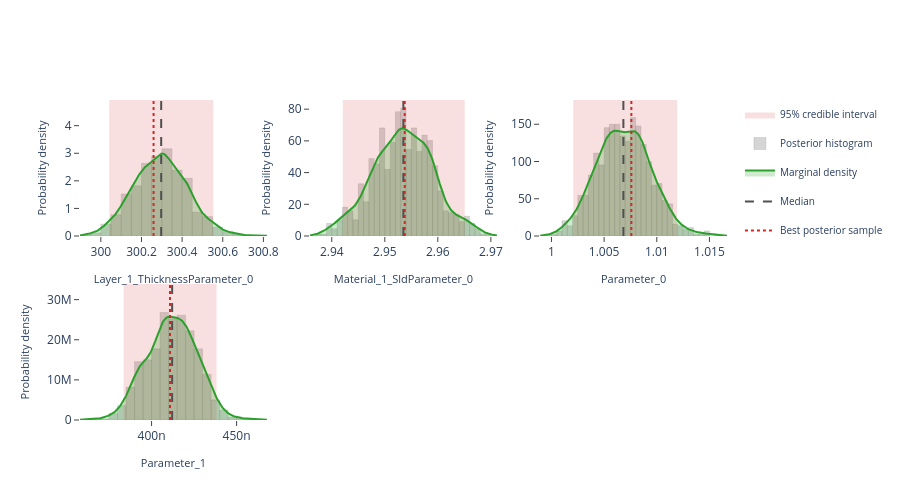

Notebook source saved alongside this figure:
### Markdown cell above
## Interactive posterior plots

The next three cells render the same Plotly figures that are shown on the
Bayesian Posterior tab of the EasyReflectometryApp:

* **Marginals** — per-parameter distribution: histogram + smooth KDE marginal,
  shaded 95% credible interval, and median / best-sample lines
  (`plot_distribution` or `posterior.distribution()`)
* **Corner plot** — pairwise marginals + 2-D contours + scatter (`plot_corner`)
* **Traces** — per-chain trace + marginal histogram (`plot_trace`)

The standalone helpers are called with ``return_figure=True`` so they return a
Plotly ``Figure`` that we render in the notebook with ``fig.show()``; the
``PosteriorResults`` methods return the figure directly.

### Code cell
# ---- Marginal posterior distributions ---------------------------------------
# One panel per free parameter, each overlaying the posterior histogram, a
# smooth Gaussian-KDE marginal, the shaded 95% credible interval, and the
# median / best-sample reference lines.  Mirrors the "Marginals" sub-tab in
# the EasyReflectometryApp.

# The PosteriorResults method passes ``logp`` through automatically so the
# best posterior sample (MAP) line is drawn:
fig = posterior.distribution()
fig.show()

# Standalone equivalent (pass ``logp`` to get the best-sample line):
# fig = plot_distribution(
#     posterior.draws,
#     posterior.param_names,
#     logp=posterior.logp,
#     return_figure=True,
# )
# fig.show()

### Figure 1 — Plotly figure (JSON) as saved in the notebook; plotly's stock layout.template omitted (floating-point values rounded to 4 significant figures; data arrays with more than 128 entries replaced by an {"elided": "..."} marker saying what was removed)
{"data": [{"fill": "toself", "fillcolor": "rgba(214, 39, 40, 0.14)", "hoverinfo": "skip", "legendgroup": "95% credible interval", "line": {"color": "rgba(214, 39, 40, 0.14)", "width": 0}, "mode": "lines", "name": "95% credible interval", "showlegend": true, "type": "scatter", "x": [300.0, 300.6, 300.6, 300.0, 300.0], "xaxis": "x", "y": [0.0, 0.0, 4.931, 4.931, 0.0], "yaxis": "y"}, {"histnorm": "probability density", "hovertemplate": "sample=%{x:.4f}<br>density: %{y:.2f}<extra></extra>", "legendgroup": "histogram", "marker": {"color": "rgba(120, 120, 120, 0.38)", "line": {"color": "rgba(120, 120, 120, 0.24)", "width": 1}}, "name": "Posterior histogram", "nbinsx": 40, "opacity": 0.82, "showlegend": true, "type": "histogram", "x": {"elided": "880 float values"}, "xaxis": "x", "yaxis": "y"}, {"fill": "tozeroy", "fillcolor": "rgba(44, 160, 44, 0.22)", "hovertemplate": "Layer_1_ThicknessParameter_0: %{x:.4f}<br>density: %{y:.4f}<extra></extra>", "legendgroup": "marginal", "line": {"color": "rgb(44, 160, 44)", "width": 2}, "mode": "lines", "name": "Marginal density", "showlegend": true, "type": "scatter", "x": {"elided": "256 float values"}, "xaxis": "x", "y": {"elided": "256 float values"}, "yaxis": "y"}, {"hovertemplate": "Median: %{x:.4f}<extra></extra>", "legendgroup": "Median", "line": {"color": "rgb(80, 80, 80)", "dash": "dash", "width": 2}, "mode": "lines", "name": "Median", "showlegend": true, "type": "scatter", "x": [300.3, 300.3], "xaxis": "x", "y": [0.0, 4.931], "yaxis": "y"}, {"hovertemplate": "Best posterior sample: %{x:.4f}<extra></extra>", "legendgroup": "Best posterior sample", "line": {"color": "rgb(214, 39, 40)", "dash": "dot", "width": 2}, "mode": "lines", "name": "Best posterior sample", "showlegend": true, "type": "scatter", "x": [300.3, 300.3], "xaxis": "x", "y": [0.0, 4.931], "yaxis": "y"}, {"fill": "toself", "fillcolor": "rgba(214, 39, 40, 0.14)", "hoverinfo": "skip", "legendgroup": "95% credible interval", "line": {"color": "rgba(214, 39, 40, 0.14)", "width": 0}, "mode": "lines", "name": "95% credible interval", "showlegend": false, "type": "scatter", "x": [2.942, 2.965, 2.965, 2.942, 2.942], "xaxis": "x2", "y": [0.0, 0.0, 85.79, 85.79, 0.0], "yaxis": "y2"}, {"histnorm": "probability density", "hovertemplate": "sample=%{x:.4f}<br>density: %{y:.2f}<extra></extra>", "legendgroup": "histogram", "marker": {"color": "rgba(120, 120, 120, 0.38)", "line": {"color": "rgba(120, 120, 120, 0.24)", "width": 1}}, "name": "Posterior histogram", "nbinsx": 40, "opacity": 0.82, "showlegend": false, "type": "histogram", "x": {"elided": "880 float values"}, "xaxis": "x2", "yaxis": "y2"}, {"fill": "tozeroy", "fillcolor": "rgba(44, 160, 44, 0.22)", "hovertemplate": "Material_1_SldParameter_0: %{x:.4f}<br>density: %{y:.4f}<extra></extra>", "legendgroup": "marginal", "line": {"color": "rgb(44, 160, 44)", "width": 2}, "mode": "lines", "name": "Marginal density", "showlegend": false, "type": "scatter", "x": {"elided": "256 float values"}, "xaxis": "x2", "y": {"elided": "256 float values"}, "yaxis": "y2"}, {"hovertemplate": "Median: %{x:.4f}<extra></extra>", "legendgroup": "Median", "line": {"color": "rgb(80, 80, 80)", "dash": "dash", "width": 2}, "mode": "lines", "name": "Median", "showlegend": false, "type": "scatter", "x": [2.954, 2.954], "xaxis": "x2", "y": [0.0, 85.79], "yaxis": "y2"}, {"hovertemplate": "Best posterior sample: %{x:.4f}<extra></extra>", "legendgroup": "Best posterior sample", "line": {"color": "rgb(214, 39, 40)", "dash": "dot", "width": 2}, "mode": "lines", "name": "Best posterior sample", "showlegend": false, "type": "scatter", "x": [2.954, 2.954], "xaxis": "x2", "y": [0.0, 85.79], "yaxis": "y2"}, {"fill": "toself", "fillcolor": "rgba(214, 39, 40, 0.14)", "hoverinfo": "skip", "legendgroup": "95% credible interval", "line": {"color": "rgba(214, 39, 40, 0.14)", "width": 0}, "mode": "lines", "name": "95% credible interval", "showlegend": false, "type": "scatter", "x": [1.002, 1.012, 1.012, 1.002, 1.002], "xaxis": "x3", "y": [0.0, 0.0, 182.6, 182.6, 0.0], "yaxis": "y3"}, {"histnorm": "probability density", "hovertemplate": "sample=%{x:.4f}<br>density: %{y:.2f}<extra></extra>", "legendgroup": "histogram", "marker": {"color": "rgba(120, 120, 120, 0.38)", "line": {"color": "rgba(120, 120, 120, 0.24)", "width": 1}}, "name": "Posterior histogram", "nbinsx": 40, "opacity": 0.82, "showlegend": false, "type": "histogram", "x": {"elided": "880 float values"}, "xaxis": "x3", "yaxis": "y3"}, {"fill": "tozeroy", "fillcolor": "rgba(44, 160, 44, 0.22)", "hovertemplate": "Parameter_0: %{x:.4f}<br>density: %{y:.4f}<extra></extra>", "legendgroup": "marginal", "line": {"color": "rgb(44, 160, 44)", "width": 2}, "mode": "lines", "name": "Marginal density", "showlegend": false, "type": "scatter", "x": {"elided": "256 float values"}, "xaxis": "x3", "y": {"elided": "256 float values"}, "yaxis": "y3"}, {"hovertemplate": "Median: %{x:.4f}<extra></extra>", "legendgroup": "Median", "line": {"color": "rgb(80, 80, 80)", "dash": "dash", "width": 2}, "mode": "lines", "name": "Median", "showlegend": false, "type": "scatter", "x": [1.007, 1.007], "xaxis": "x3", "y": [0.0, 182.6], "yaxis": "y3"}, {"hovertemplate": "Best posterior sample: %{x:.4f}<extra></extra>", "legendgroup": "Best posterior sample", "line": {"color": "rgb(214, 39, 40)", "dash": "dot", "width": 2}, "mode": "lines", "name": "Best posterior sample", "showlegend": false, "type": "scatter", "x": [1.008, 1.008], "xaxis": "x3", "y": [0.0, 182.6], "yaxis": "y3"}, {"fill": "toself", "fillcolor": "rgba(214, 39, 40, 0.14)", "hoverinfo": "skip", "legendgroup": "95% credible interval", "line": {"color": "rgba(214, 39, 40, 0.14)", "width": 0}, "mode": "lines", "name": "95% credible interval", "showlegend": false, "type": "scatter", "x": [3.835e-07, 4.382e-07, 4.382e-07, 3.835e-07, 3.835e-07], "xaxis": "x4", "y": [0.0, 0.0, 33900000.0, 33900000.0, 0.0], "yaxis": "y4"}, {"histnorm": "probability density", "hovertemplate": "sample=%{x:.4f}<br>density: %{y:.2f}<extra></extra>", "legendgroup": "histogram", "marker": {"color": "rgba(120, 120, 120, 0.38)", "line": {"color": "rgba(120, 120, 120, 0.24)", "width": 1}}, "name": "Posterior histogram", "nbinsx": 40, "opacity": 0.82, "showlegend": false, "type": "histogram", "x": {"elided": "880 float values"}, "xaxis": "x4", "yaxis": "y4"}, {"fill": "tozeroy", "fillcolor": "rgba(44, 160, 44, 0.22)", "hovertemplate": "Parameter_1: %{x:.4f}<br>density: %{y:.4f}<extra></extra>", "legendgroup": "marginal", "line": {"color": "rgb(44, 160, 44)", "width": 2}, "mode": "lines", "name": "Marginal density", "showlegend": false, "type": "scatter", "x": {"elided": "256 float values"}, "xaxis": "x4", "y": {"elided": "256 float values"}, "yaxis": "y4"}, {"hovertemplate": "Median: %{x:.4f}<extra></extra>", "legendgroup": "Median", "line": {"color": "rgb(80, 80, 80)", "dash": "dash", "width": 2}, "mode": "lines", "name": "Median", "showlegend": false, "type": "scatter", "x": [4.121e-07, 4.121e-07], "xaxis": "x4", "y": [0.0, 33900000.0], "yaxis": "y4"}, {"hovertemplate": "Best posterior sample: %{x:.4f}<extra></extra>", "legendgroup": "Best posterior sample", "line": {"color": "rgb(214, 39, 40)", "dash": "dot", "width": 2}, "mode": "lines", "name": "Best posterior sample", "showlegend": false, "type": "scatter", "x": [4.108e-07, 4.108e-07], "xaxis": "x4", "y": [0.0, 33900000.0], "yaxis": "y4"}], "layout": {"barmode": "overlay", "height": 500, "legend": {"font": {"size": 10}}, "plot_bgcolor": "white", "showlegend": true, "xaxis": {"anchor": "y", "domain": [0.0, 0.2889], "range": [299.9, 300.8], "showgrid": false, "ticks": "outside", "title": {"font": {"size": 11}, "text": "Layer_1_ThicknessParameter_0"}, "zeroline": false}, "xaxis2": {"anchor": "y2", "domain": [0.3556, 0.6444], "range": [2.936, 2.971], "showgrid": false, "ticks": "outside", "title": {"font": {"size": 11}, "text": "Material_1_SldParameter_0"}, "zeroline": false}, "xaxis3": {"anchor": "y3", "domain": [0.7111, 1.0], "range": [0.9989, 1.017], "showgrid": false, "ticks": "outside", "title": {"font": {"size": 11}, "text": "Parameter_0"}, "zeroline": false}, "xaxis4": {"anchor": "y4", "domain": [0.0, 0.2889], "range": [3.579e-07, 4.678e-07], "showgrid": false, "ticks": "outside", "title": {"font": {"size": 11}, "text": "Parameter_1"}, "zeroline": false}, "xaxis5": {"anchor": "y5", "domain": [0.3556, 0.6444], "showgrid": false, "ticks": "outside", "zeroline": false}, "xaxis6": {"anchor": "y6", "domain": [0.7111, 1.0], "showgrid": false, "ticks": "outside", "zeroline": false}, "yaxis": {"anchor": "x", "domain": [0.575, 1.0], "range": [0.0, 4.931], "showgrid": false, "ticks": "outside", "title": {"font": {"size": 11}, "text": "Probability density"}, "zeroline": false}, "yaxis2": {"anchor": "x2", "domain": [0.575, 1.0], "range": [0.0, 85.79], "showgrid": false, "ticks": "outside", "title": {"font": {"size": 11}, "text": "Probability density"}, "zeroline": false}, "yaxis3": {"anchor": "x3", "domain": [0.575, 1.0], "range": [0.0, 182.6], "showgrid": false, "ticks": "outside", "title": {"font": {"size": 11}, "text": "Probability density"}, "zeroline": false}, "yaxis4": {"anchor": "x4", "domain": [0.0, 0.425], "range": [0.0, 33900000.0], "showgrid": false, "ticks": "outside", "title": {"font": {"size": 11}, "text": "Probability density"}, "zeroline": false}, "yaxis5": {"anchor": "x5", "domain": [0.0, 0.425], "showgrid": false, "ticks": "outside", "zeroline": false}, "yaxis6": {"anchor": "x6", "domain": [0.0, 0.425], "showgrid": false, "ticks": "outside", "zeroline": false}}}
